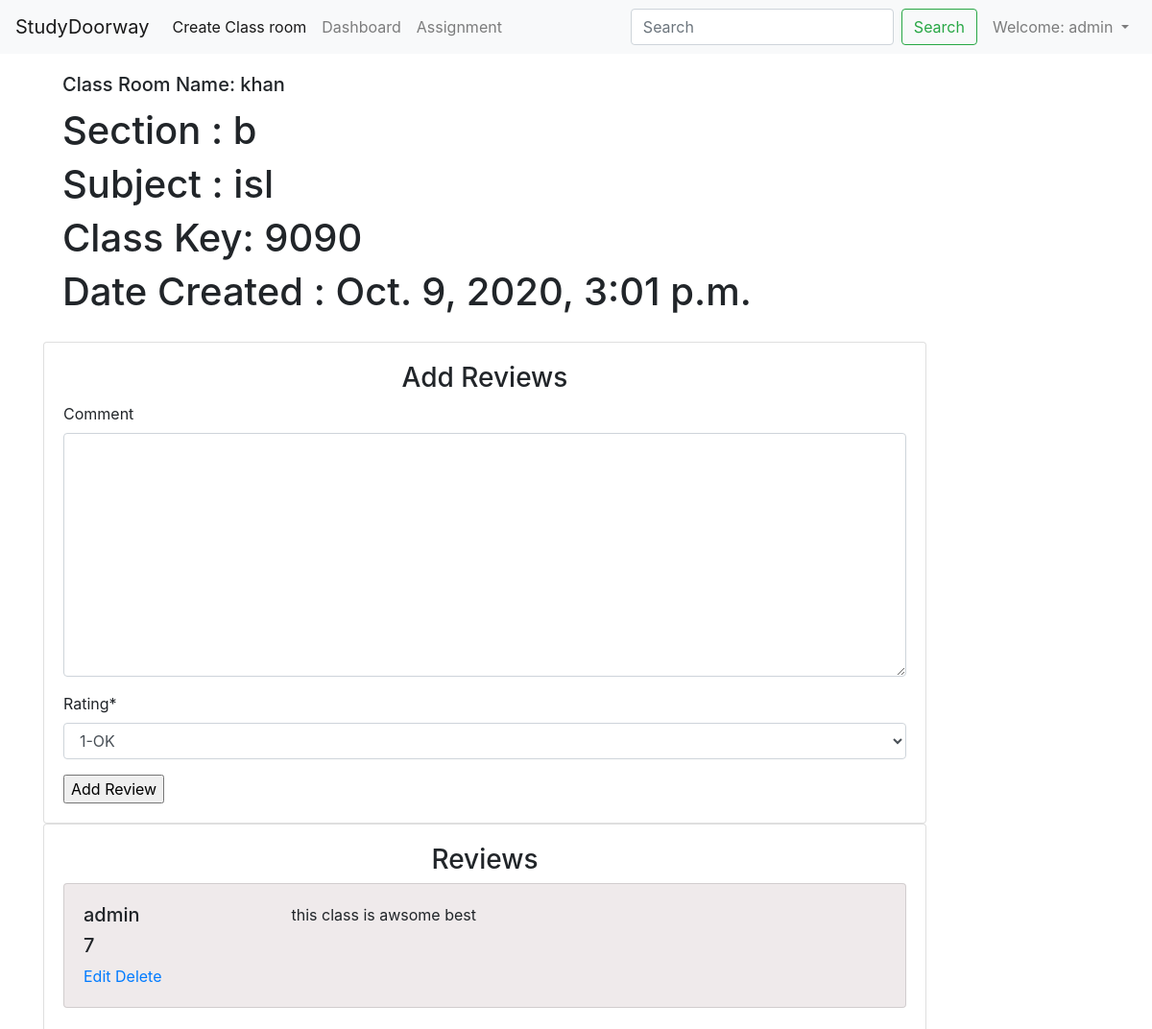
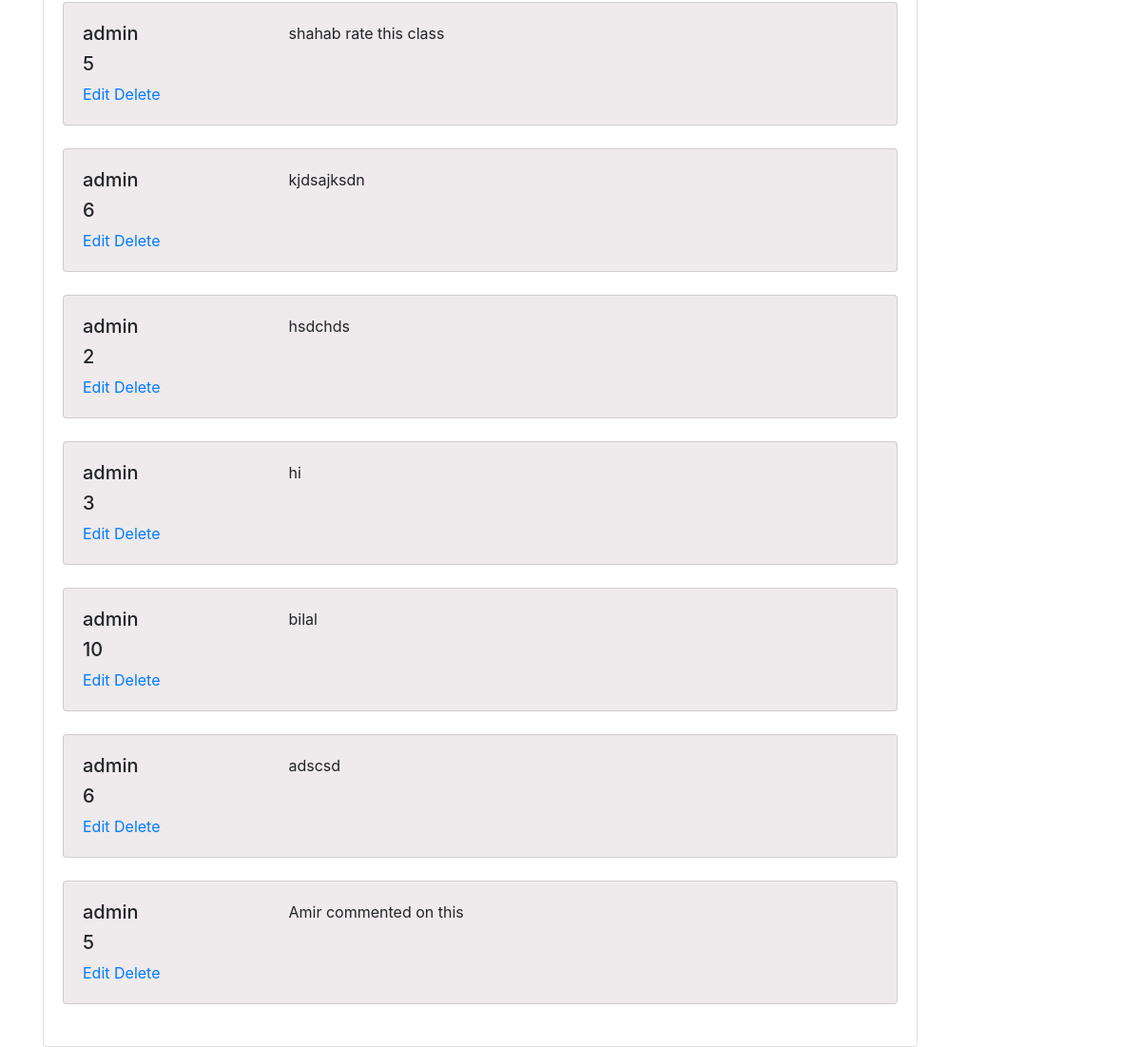
The page /detail/1/ (signed in) on the database its author committed (2 pictures, top to bottom).
### myapp/models.py (models this page shows, shortened)
class Classroom(models.Model):
	name=models.CharField(max_length=30,)
	section=models.CharField(max_length=30, null=True)
	subject=models.CharField(max_length=30, null=True)
	class_key=models.CharField(max_length=30, null=True)
	date_created=models.DateTimeField(auto_now_add=True, null=True)

class Review(models.Model):
	user=models.ForeignKey(User, on_delete=models.CASCADE)
	classroom=models.ForeignKey(Classroom, on_delete=models.CASCADE)
	comment=models.TextField(max_length=300,blank=True)
	rating = models.PositiveSmallIntegerField(choices=RATE_CHOICES)

### myapp/views.py (the view)
# urls.py: path('detail/<int:id>/',views.detail,name='detail'),
def detail(request,id):
	form = ReviewForm()
	classroom=Classroom.objects.get(id=id)
	reviews=Review.objects.filter(classroom=id).order_by('-comment')
	context={"classroom":classroom,"reviews":reviews,"form":form}
	return render(request,"myapp/classdetail.html",context)

### myapp/forms.py
class ReviewForm(forms.ModelForm):
	rating=forms.ChoiceField(choices=RATE_CHOICES,widget=forms.Select(),required=True)
	class Meta():
		model=Review
		fields=['comment','rating']

### myapp/templates/myapp/classdetail.html (shortened to what this page needs)
{% extends 'myapp/base.html' %}
{% load crispy_forms_tags %}
{% block form %}
<div class="container">
  <div class="row">
    <div class="col-md-10">
         <div class="card-body">
          <h5 class="card-title">Class Room Name:  {{classroom.name}}</h5>
          <h1>Section :  {{classroom.section}}</h1>
          <h1>Subject :  {{classroom.subject}}</h1>
          <h1> Class Key:  {{classroom.class_key}}</h1>
          <h1> Date Created :  {{classroom.date_created}}</h1>
         </div>
</div>
</div>
</div>
<div class="container">
  <div class="row">
    <div class="col-md-10">
 <div class="card">
  <div class="card-body">
    <h3 class="text-center"> Add Reviews</h3>
    <form method="POST"class="rate-form" action="{% url 'myapp:add_review' classroom.id %}">
      {{form|crispy}}
      <input type="submit" name="btn btn-danger" value="Add Review">
    </form>
  </div>
</div>
 <div class="card">
  <div class="card-body">
    <h3 class="text-center">  Reviews</h3>
    {%for review in reviews%}
      <div class="card" style="background-color:#efeaeb">
       <div class="card-body">
        <div class="row">
          <div class="col-md-3">
            <h5 class="text-left">{{review.user.username}} </h5>
    	      <h5>{{review.rating}}</h5>
            <a href="{% url 'myapp:edit_review' classroom.id review.id %}">Edit</a>
            <a href="{% url 'myapp:delete_review' classroom.id review.id %}" onclick="return confirm('are you sure to delete this comment ? ');" >Delete</a>
          </div>
           <div class="col-md-9">
            <p class="text-left">{{review.comment}} </p>
          </div>
        </div>
      </div>
    </div>
    <br>
    {%endfor%}
  </div>
</div>
</div>
</div>
</div>
{% endblock %}

### myapp/templates/myapp/base.html (shortened to what this page needs)
{% load static %}
<!doctype html>
<html lang="en">
  <head>
    <link rel="stylesheet" href="https://cdn.jsdelivr.net/npm/bootstrap@4.5.3/dist/css/bootstrap.min.css">
    <link rel="stylesheet" href="https://cdnjs.cloudflare.com/ajax/libs/font-awesome/4.7.0/css/font-awesome.min.css">
     <link rel="stylesheet" type="text/css"  href=" {% static 'myapp/css/style.css' %}">
  </head>
  <body>
     <nav class="navbar navbar-expand-lg navbar-light bg-light">
  <a class="navbar-brand" href="/">StudyDoorway</a>
  <div class="collapse navbar-collapse" id="navbarSupportedContent">
    <ul class="navbar-nav mr-auto">
      <li class="nav-item active">
        <a class="nav-link" href="/showmyForm">Create Class room </a>
      </li>
      <li class="nav-item ">
         <a class="nav-link" href="/myapp/myclassroom">Dashboard </a>
      </li>
      <li class="nav-item ">
        <a class="nav-link" href="/amir">Assignment</a>
      </li>
    </ul>
    <form class="form-inline my-2 my-lg-0">
      <input class="form-control mr-sm-2" type="search" placeholder="Search" aria-label="Search">
      <button class="btn btn-outline-success mr-2 my-sm-0" type="submit">Search</button>
    </form>
  </div>
{% if user.is_authenticated %}
 <ul class="navbar-nav ml-auto">
    <li class="nav-item dropdown">
        <a class="nav-link dropdown-toggle" href="#" id="navbarDropdown" role="button" data-toggle="dropdown" aria-haspopup="true" aria-expanded="false">
          Welcome: {{request.user}}
        </a>
      </li>
</ul>
 {% endif %}
</nav>
{% block form %}
{% endblock %}
  </body>
</html>

### rows shown on the page
Classroom: name "khan", section "b", subject "isl", class_key "9090", date_created "Oct. 9, 2020, 3:01 p.m."
Review: user.username "admin", rating "7", comment "this class is awsome best"
Review: user.username "admin", rating "5", comment "shahab rate this class"
Review: user.username "admin", rating "6", comment "kjdsajksdn"
Review: user.username "admin", rating "2", comment "hsdchds"
Review: user.username "admin", rating "3", comment "hi"
Review: user.username "admin", rating "10", comment "bilal"
Review: user.username "admin", rating "6", comment "adscsd"
Review: user.username "admin", rating "5", comment "Amir commented on this"

### other values the page prints
{{ request.user }} "admin"
